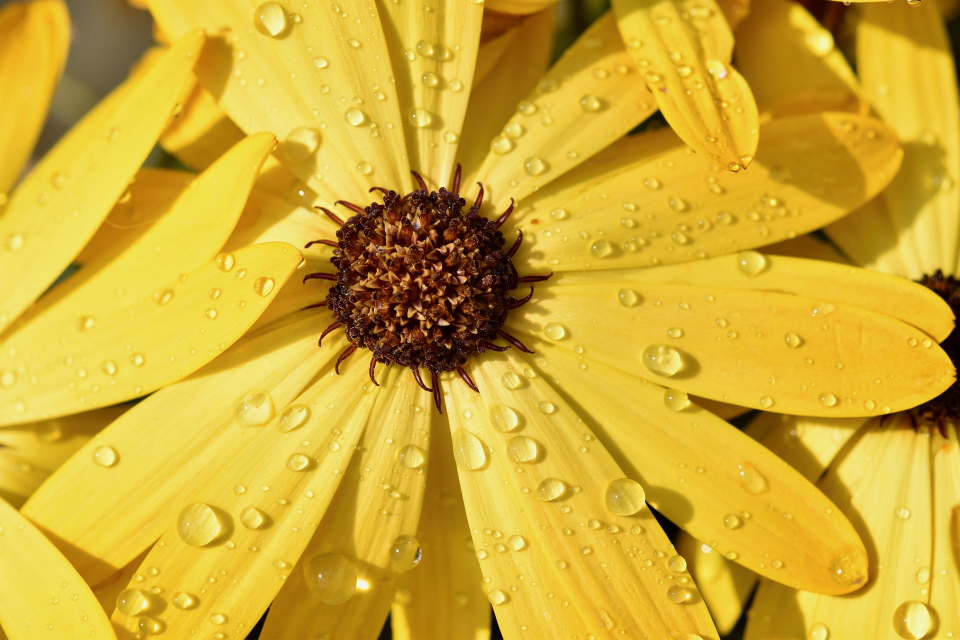
//> input picture materials/2.jpg, 1920 x 1280 px (shown at 1/2 size)
$ ./main   (built with g++ and OpenCV 4)
//> lines starting //> are read from the running program, lines starting //| are printed output that depends on the picture; after the words box and inside, x2 and y2 are one past the last pixel; in counts of white or black regions, pixels touching at a corner belong together
/****************************************************************************
**
** Copyright (C) 2019 Xiaohai <xiaohaidotpro@outlook.com>.
** Contact: http://xiaohai.pro
**
** This file is part of learningOpenCV3
**
**
****************************************************************************/

#include "bits/stdc++.h"

#include "opencv2/opencv.hpp"

int main(int /* argc */, char** /* argv */) {
    cv::Mat imgRGB, imgGRY, imgCNY, imgPYR, imgPYR2;

    imgRGB = cv::imread("../../materials/2.jpg", cv::IMREAD_COLOR);
//> imgRGB is the input picture: 1280 rows x 1920 cols, CV_8UC3; mean B, G, R 50.2, 171.8, 208.5
    if (imgRGB.empty()) {
        std::cout << "load image failed..." << std::endl;
        return -1;
    }

    std::cout << "Source Image Channels are: " << imgRGB.channels() << std::endl;
//| Source Image Channels are: 3
    std::cout << "Source Type is: " << imgRGB.type() << std::endl;
//| Source Type is: 16

    cv::cvtColor(imgRGB, imgGRY, cv::COLOR_BGR2GRAY);
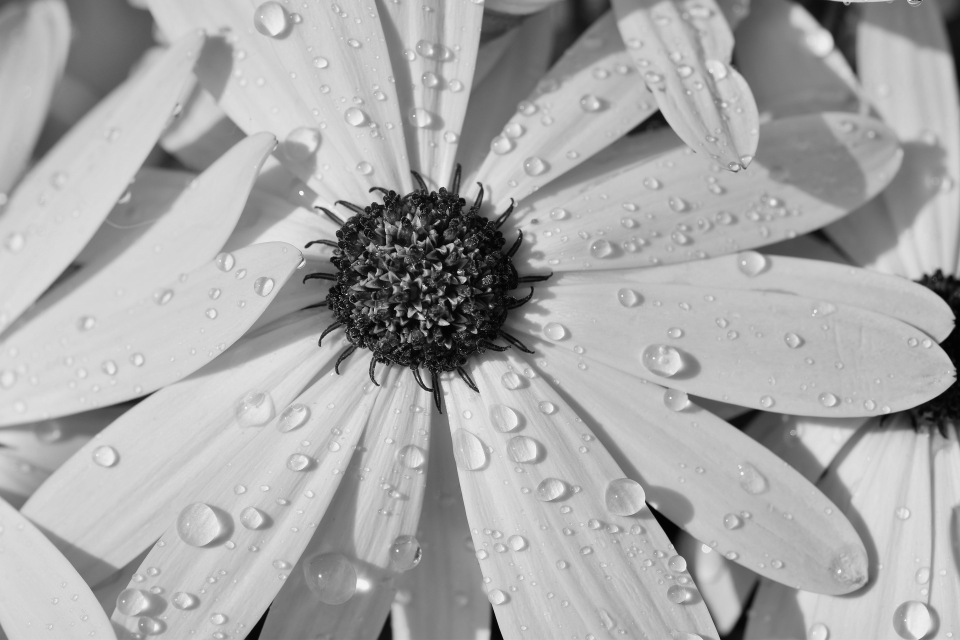
//> imgGRY: 1280 rows x 1920 cols, CV_8UC1 (shown at 1/2 size); min 0, max 254, mean 168.9
    cv::pyrDown(imgGRY, imgPYR);
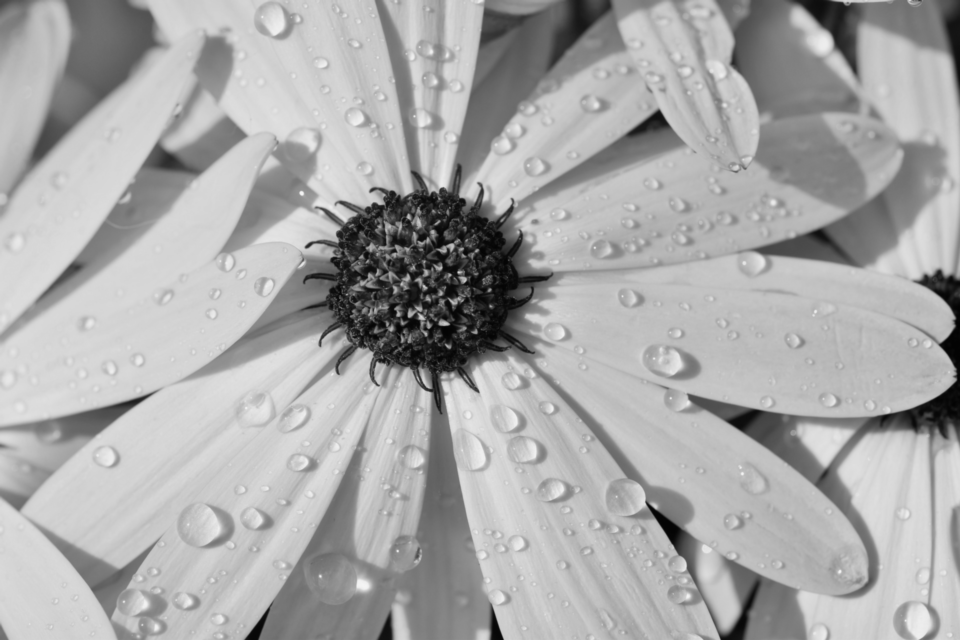
//> imgPYR: 640 rows x 960 cols, CV_8UC1; min 2, max 244, mean 168.9
    cv::pyrDown(imgPYR, imgPYR2);
    cv::Canny(imgPYR2, imgCNY, 10, 100, 3, true);
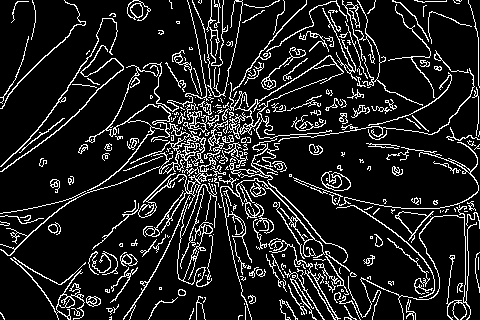
//> imgCNY: 320 rows x 480 cols, CV_8UC1; 12.7% white in thin lines or dots

    int x = 20, y = 24;
    cv::Vec3b intensity = imgRGB.at<cv::Vec3b>(x, y);
//> intensity = [10, 121, 183]

    uchar blue = static_cast<uchar>(intensity[0]);
//> blue = 10
    uchar green = static_cast<uchar>(intensity[1]);
//> green = 121
    uchar red = static_cast<uchar>(intensity[2]);
//> red = 183

    std::cout << "At (x, y) = (" << x << ", " << y << "): (B, G, R) = (" << blue << ", " << green << ", " << red << ")"
              << std::endl;
//| At (x, y) = (20, 24): (B, G, R) = (
//| , y, �)
    std::cout << "Gray pixel thers is: " << imgGRY.at<uchar>(x, y) << std::endl;
//| Gray pixel thers is: 

    x = x / 4;
    y = y / 4;

    std::cout << "Pyramid pixel there is: " << imgPYR2.at<uchar>(x, y) << std::endl;
//| Pyramid pixel there is: 

    imgCNY.at<uchar>(x, y) = 128;
//> imgCNY: 320 rows x 480 cols, CV_8UC1; 1 pixels changed, all inside (x1, y1, x2, y2) = (6, 5, 7, 6)

    std::string grayWindowTitle{"Gray Window"};
    cv::namedWindow(grayWindowTitle.c_str(), cv::WINDOW_GUI_NORMAL);
    cv::imshow(grayWindowTitle.c_str(), imgGRY);

    std::string cannyWindowTiitle{"Canny Window"};
    cv::namedWindow(grayWindowTitle.c_str(), cv::WINDOW_GUI_NORMAL);
    cv::imshow(cannyWindowTiitle.c_str(), imgPYR2);

    cv::waitKey(0);

    cv::destroyAllWindows();

    return 0;
}

$ run again, with materials/4.jpg copied over materials/2.jpg
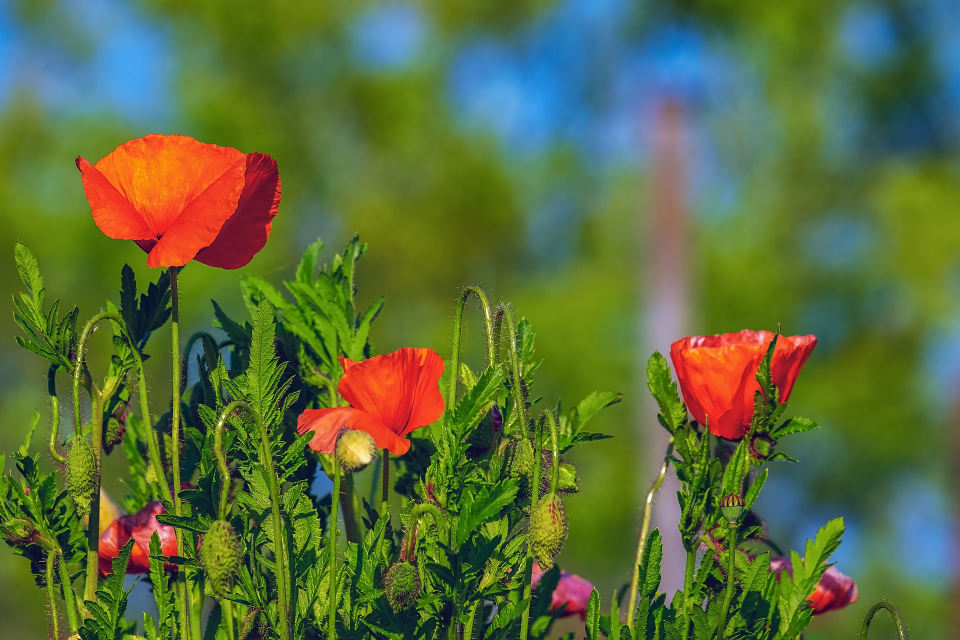
//> input picture materials/4.jpg, 1920 x 1280 px (shown at 1/2 size)
//> imgRGB is the input picture: 1280 rows x 1920 cols, CV_8UC3; mean B, G, R 60.1, 109, 91.6
//| Source Image Channels are: 3
//| Source Type is: 16
//> `cv::pyrDown(imgGRY, imgPYR);`:
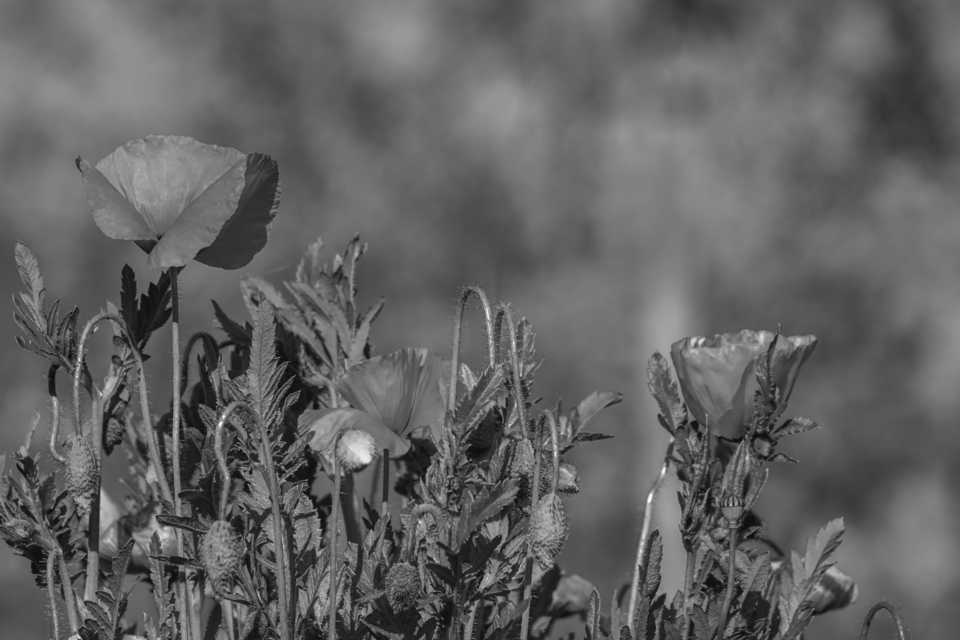
//> imgPYR: 640 rows x 960 cols, CV_8UC1; min 12, max 251, mean 98.2
//> `cv::Canny(imgPYR2, imgCNY, 10, 100, 3, true);`:
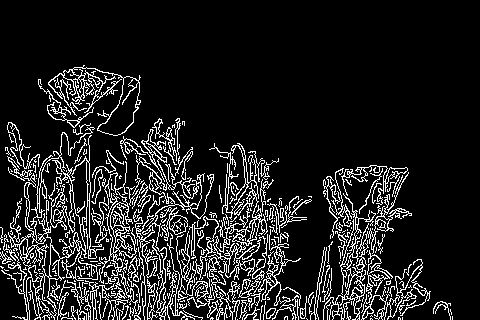
//> imgCNY: 320 rows x 480 cols, CV_8UC1; 12.8% white in thin lines or dots, all inside (x1, y1, x2, y2) = (0, 65, 453, 320)
//> intensity = [137, 117, 69]
//> blue = 137
//> green = 117
//> red = 69
//| At (x, y) = (20, 24): (B, G, R) = (�, u, E)
//| Gray pixel thers is: i
//| Pyramid pixel there is: i

$ run again, with materials/5.jpg copied over materials/2.jpg
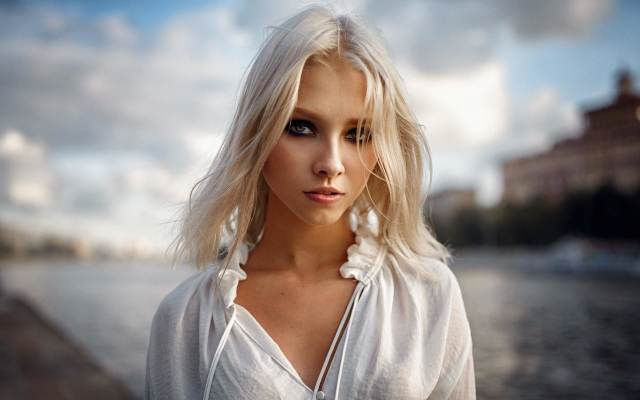
//> input picture materials/5.jpg, 1280 x 800 px (shown at 1/2 size)
//> imgRGB is the input picture: 800 rows x 1280 cols, CV_8UC3; mean B, G, R 138.8, 141.6, 148.4
//| Source Image Channels are: 3
//| Source Type is: 16
//> `cv::pyrDown(imgGRY, imgPYR);`:
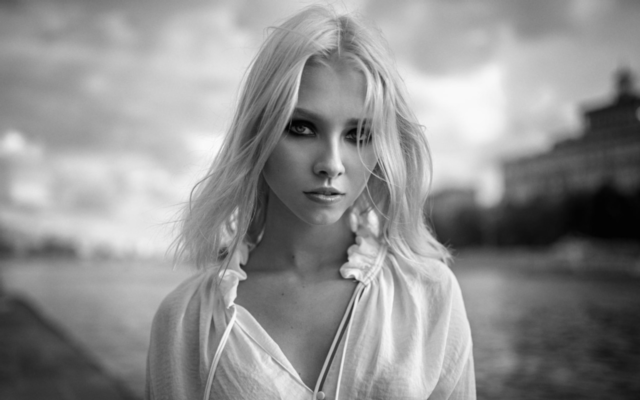
//> imgPYR: 400 rows x 640 cols, CV_8UC1; min 2, max 249, mean 143.4
//> `cv::Canny(imgPYR2, imgCNY, 10, 100, 3, true);`:
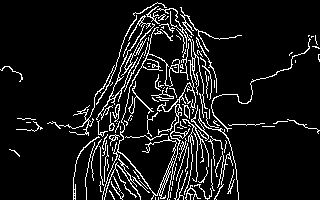
//> imgCNY: 200 rows x 320 cols, CV_8UC1; 9.2% white in thin lines or dots
//> intensity = [138, 117, 96]
//> blue = 138
//> green = 117
//> red = 96
//| At (x, y) = (20, 24): (B, G, R) = (�, u, `)
//| Gray pixel thers is: q
//| Pyramid pixel there is: o
